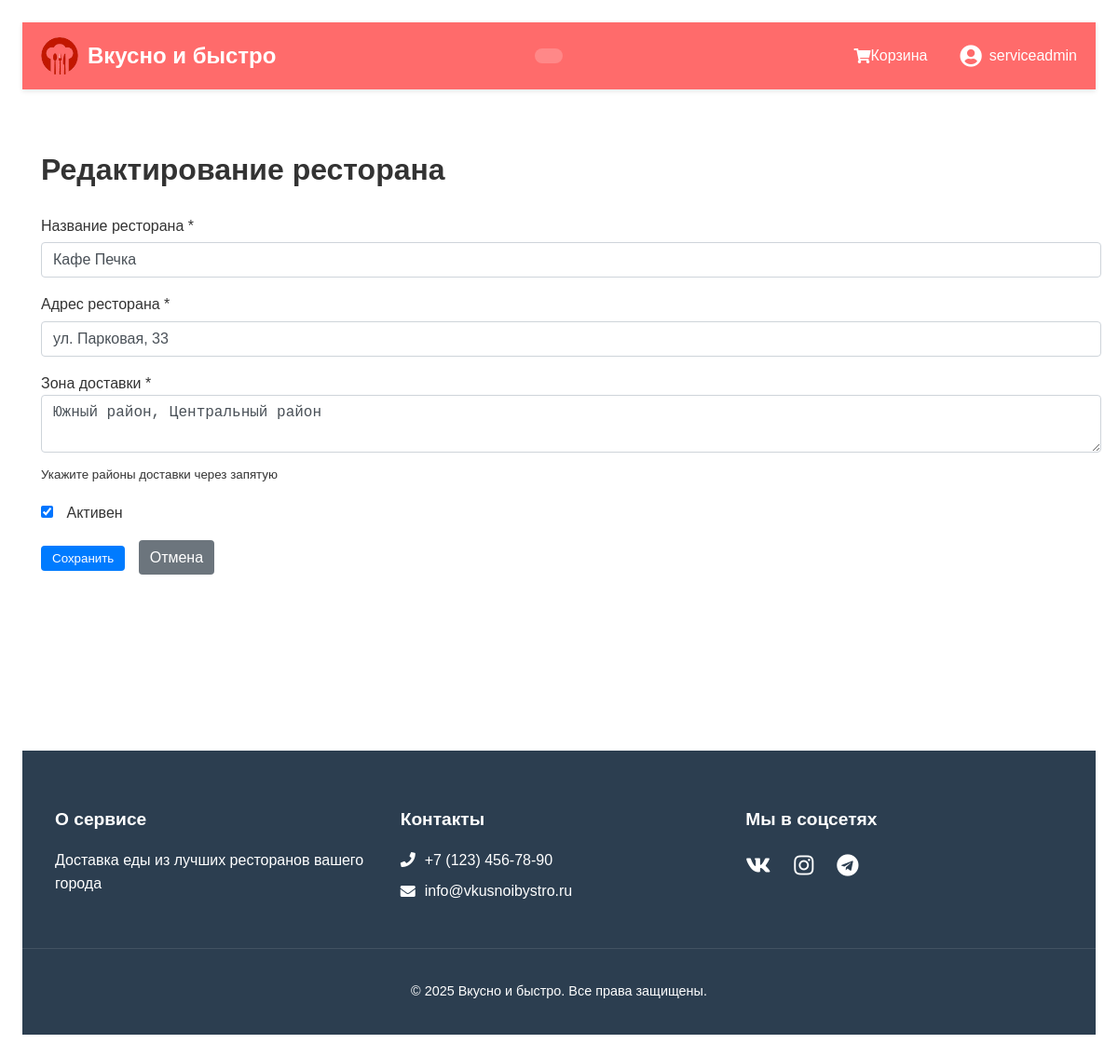
The app's page /admin/edit_restaurant.php?id=4 (signed in) with its own data.
### tables this page shows
CREATE TABLE `restaurants` (
  `id` int(11) NOT NULL,
  `name` varchar(100) NOT NULL,
  `address` varchar(255) NOT NULL,
  `delivery_area` varchar(255) NOT NULL,
  `is_active` tinyint(1) DEFAULT 1
);

### admin/edit_restaurant.php (the view, shortened to what this page needs)
<?php
require_once '../includes/config.php';
$restaurant_id = isset($_GET['id']) ? intval($_GET['id']) : 0;
$restaurant = [];
if ($restaurant_id > 0) {
    $stmt = $conn->prepare("SELECT * FROM restaurants WHERE id = ?");
    $stmt->bind_param("i", $restaurant_id);
    $stmt->execute();
    $result = $stmt->get_result();
    $restaurant = $result->fetch_assoc();
}
include '../includes/header2.php';
?>
<h1><?php echo $restaurant_id > 0 ? 'Редактирование ресторана' : 'Добавление ресторана'; ?></h1>
<form method="POST">
    <div class="form-group">
        <label for="name">Название ресторана *</label>
        <input type="text" class="form-control" id="name" name="name"
               value="<?php echo isset($restaurant['name']) ? htmlspecialchars($restaurant['name']) : ''; ?>" required>
    </div>
    <div class="form-group">
        <label for="address">Адрес ресторана *</label>
        <input type="text" class="form-control" id="address" name="address"
               value="<?php echo isset($restaurant['address']) ? htmlspecialchars($restaurant['address']) : ''; ?>" required>
    </div>
    <div class="form-group">
        <label for="delivery_area">Зона доставки *</label>
        <textarea class="form-control" id="delivery_area" name="delivery_area" required><?php
            echo isset($restaurant['delivery_area']) ? htmlspecialchars($restaurant['delivery_area']) : '';
        ?></textarea>
        <small class="form-text text-muted">Укажите районы доставки через запятую</small>
    </div>
    <div class="form-group form-check">
        <input type="checkbox" class="form-check-input" id="is_active" name="is_active"
               <?php echo (isset($restaurant['is_active']) && $restaurant['is_active']) ? 'checked' : ''; ?>>
        <label class="form-check-label" for="is_active">Активен</label>
    </div>
    <button type="submit" class="btn btn-primary">Сохранить</button>
    <a href="service.php" class="btn btn-secondary">Отмена</a>
</form>
<?php include '../includes/footer.php'; ?>

### style.css (style rules this page uses)
body { font-family: Arial, sans-serif; line-height: 1.6; margin: 0; padding: 2%; color: #333; }
form { margin: 20px 0; }
input, select, button { padding: 8px; margin: 5px 0; }
button { background: #4CAF50; color: white; border: none; cursor: pointer; }
.form-group { margin-bottom: 1rem; }
.form-control { display: block; width: 100%; padding: 0.375rem 0.75rem; margin-bottom: 10px; font-size: 1rem; line-height: 1.5; color: #495057; background-color: #fff; border: 1px solid #ced4da; border-radius: 0.25rem; }
.form-check-input { margin-right: 10px; }
.btn { display: inline-block; padding: 6px 12px; margin-right: 10px; border-radius: 4px; text-decoration: none; cursor: pointer; }
.btn-primary { color: #fff; background-color: #007bff; border-color: #007bff; }
.btn-secondary { color: #fff; background-color: #6c757d; border-color: #6c757d; }

### records on screen
restaurants: name "Кафе Печка", address "ул. Парковая, 33", delivery_area "Южный район, Центральный район", is_active "☑"

### other values on screen
$_SESSION['username'] "serviceadmin"
